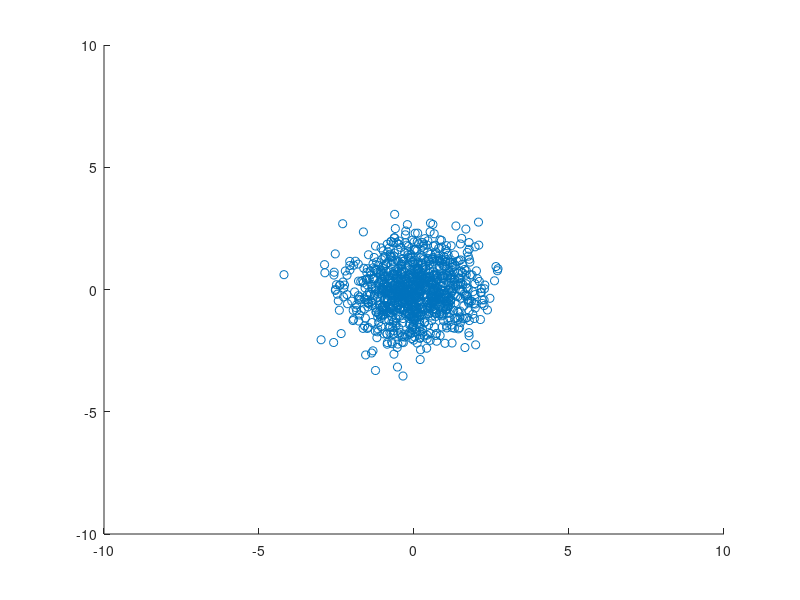

This figure's MATLAB source:
%% Task 1 a

close all, clear all, clc

X = randn(100000, 1);

Y = numel(X(X > -1 & X < 1))/numel(X);

%% Task 1 b
close all, clear all, clc

X = randn(1000, 1000);


figure
hold
axis ([-10 10 -10 10])
scatter (X(:,1), X(:,2))
